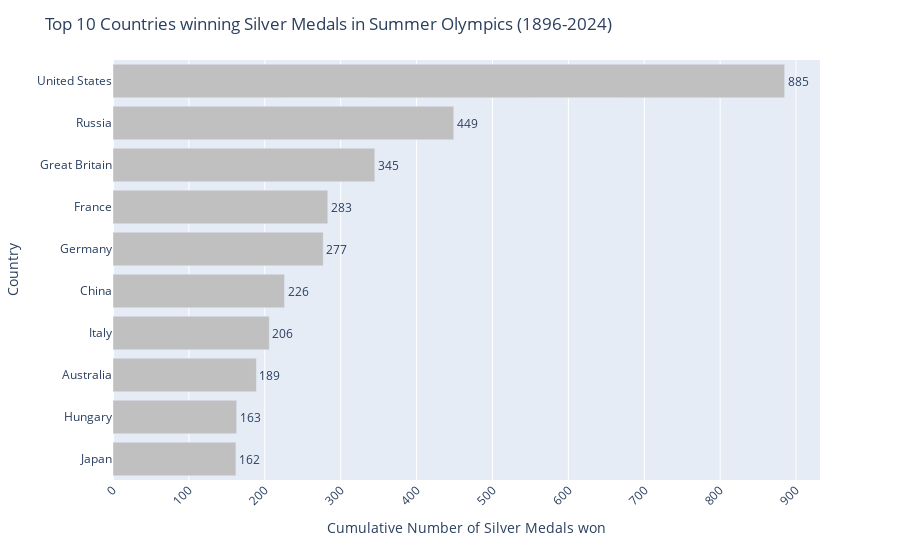

This figure's notebook cell:
### Code cell
summary_df2 = summary_df.reset_index().sort_values(by='silver_sum', ascending=True)

fig2 = px.bar(summary_df2, y='country', x='silver_sum', text = 'silver_sum', orientation='h', hover_data=['gold_sum', 'bronze_sum', 'total_sum'])
fig2.update_traces(texttemplate='%{text:.3s}', textposition='outside', marker_color='#C0C0C0') # places the annotation above the bar and set color to silver
fig2.update_layout(uniformtext_minsize=8)
fig2.update_layout(xaxis_tickangle=-45)
fig2.update_layout(title = 'Top 10 Countries winning Silver Medals in Summer Olympics (1896-2024)', xaxis_title='Cumulative Number of Silver Medals won', yaxis_title='Country')
fig2

### Figure 1 — Plotly figure (JSON) as saved in the notebook; plotly's stock layout.template omitted (floating-point values rounded to 4 significant figures)
{"data": [{"alignmentgroup": "True", "customdata": [[189, 193, 544], [188, 183, 534], [180, 225, 594], [234, 229, 669], [303, 198, 727], [249, 298, 824], [247, 307, 837], [305, 342, 992], [543, 449, 1441], [1110, 786, 2781]], "hovertemplate": "silver_sum=%{text}<br>country=%{y}<br>gold_sum=%{customdata[0]}<br>bronze_sum=%{customdata[1]}<br>total_sum=%{customdata[2]}<extra></extra>", "legendgroup": "", "marker": {"color": "#C0C0C0", "pattern": {"shape": ""}}, "name": "", "offsetgroup": "", "orientation": "h", "showlegend": false, "text": [162, 163, 189, 206, 226, 277, 283, 345, 449, 885], "textposition": "outside", "texttemplate": "%{text:.3s}", "type": "bar", "x": [162, 163, 189, 206, 226, 277, 283, 345, 449, 885], "xaxis": "x", "y": ["Japan", "Hungary", "Australia", "Italy", "China", "Germany", "France", "Great Britain", "Russia", "United States"], "yaxis": "y"}], "layout": {"barmode": "relative", "legend": {"tracegroupgap": 0}, "margin": {"t": 60}, "title": {"text": "Top 10 Countries winning Silver Medals in Summer Olympics (1896-2024)"}, "uniformtext": {"minsize": 8}, "xaxis": {"anchor": "y", "domain": [0, 1], "tickangle": -45, "title": {"text": "Cumulative Number of Silver Medals won"}}, "yaxis": {"anchor": "x", "domain": [0, 1], "title": {"text": "Country"}}}}
